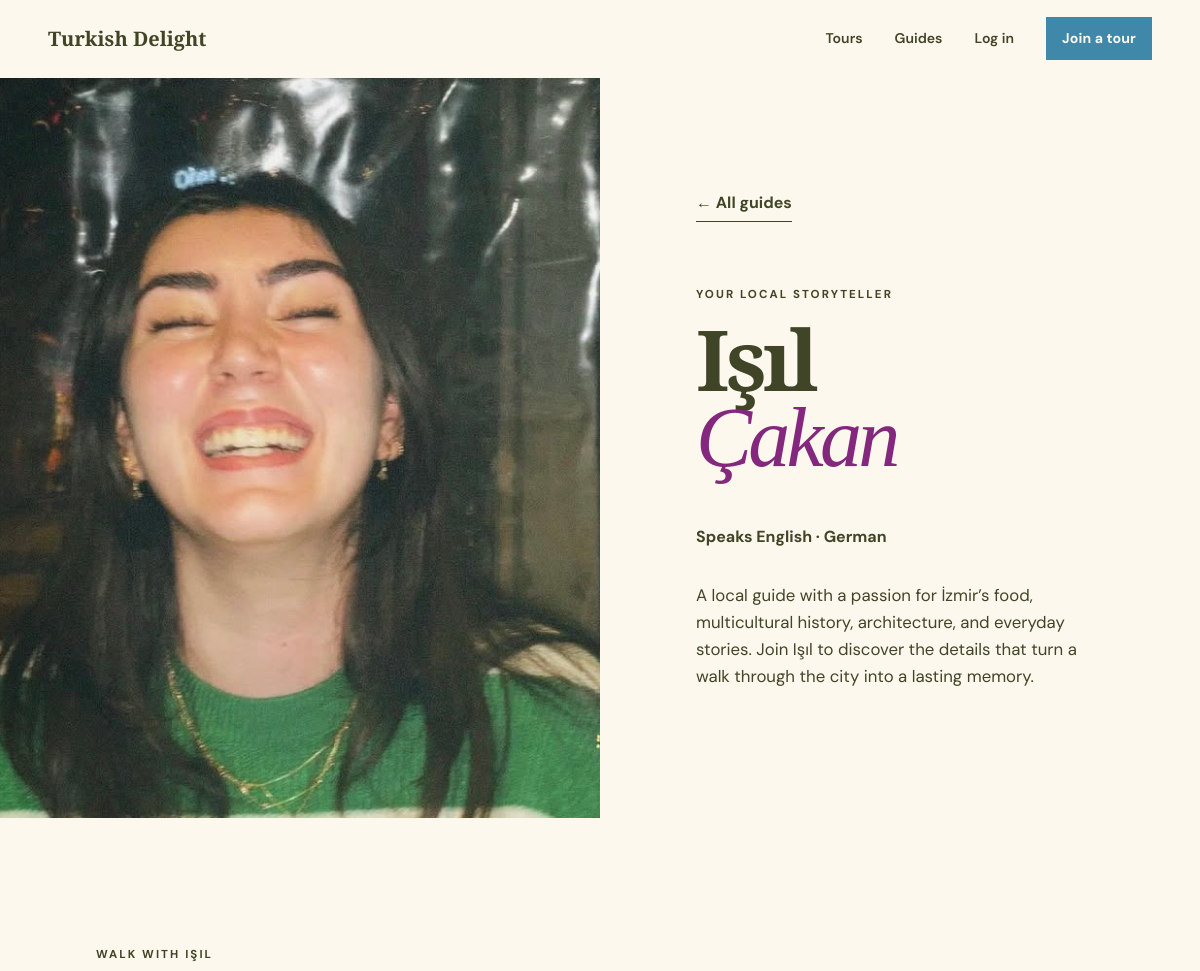
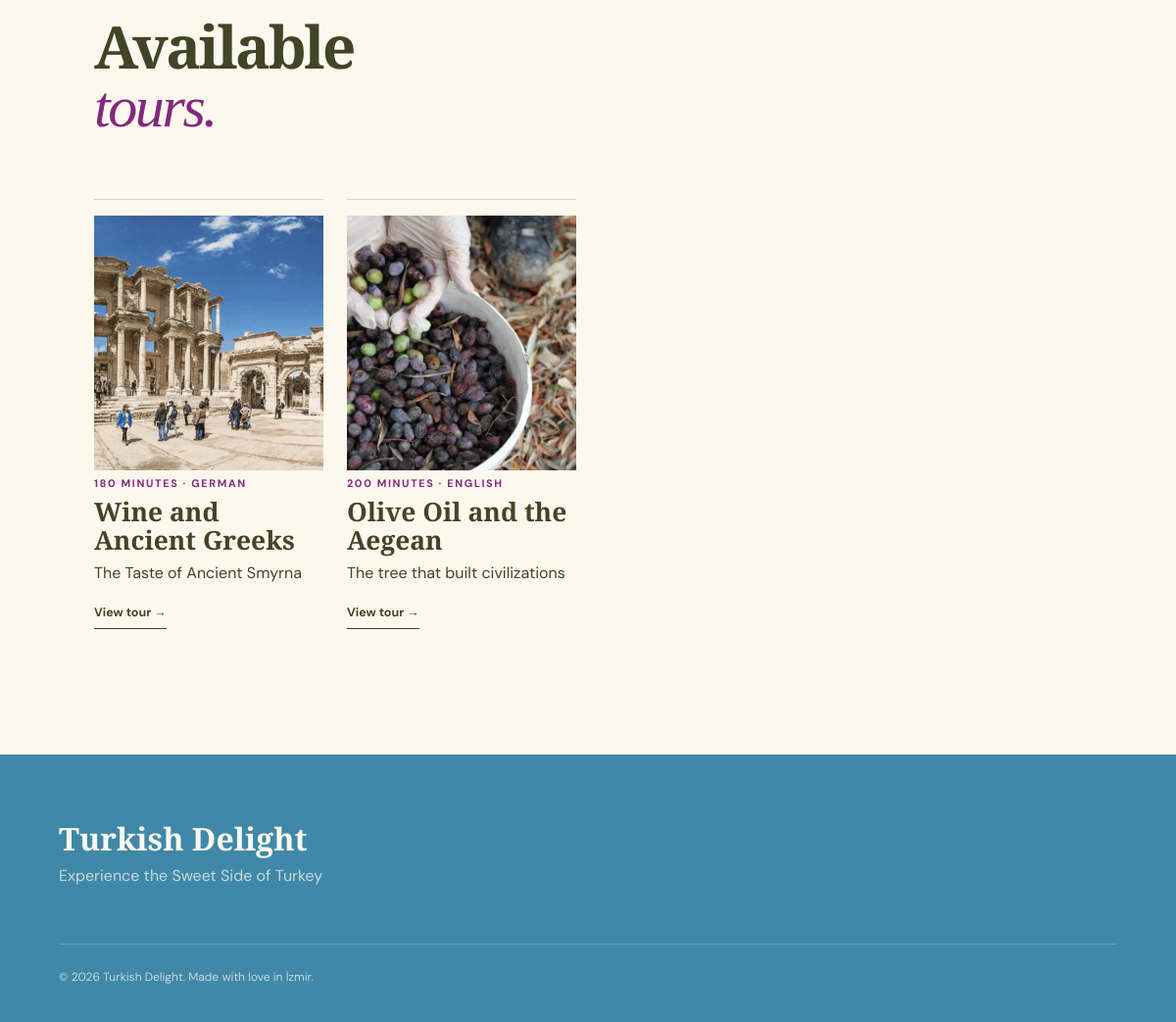
Page /guides/7 on the committed database (2 pictures, top to bottom).
### tables this page shows
CREATE TABLE "users" (
          id INTEGER PRIMARY KEY AUTOINCREMENT,
          first_name TEXT NOT NULL, last_name TEXT NOT NULL,
          email TEXT NOT NULL UNIQUE, password_hash TEXT NOT NULL,
          role TEXT NOT NULL CHECK(role IN ('guide','participant','admin')),
          languages TEXT NOT NULL DEFAULT '[]'
        , profile_photo TEXT NOT NULL DEFAULT 'GuideDefault.jpg');

CREATE TABLE tours (
  id INTEGER PRIMARY KEY AUTOINCREMENT, guide_id INTEGER NOT NULL REFERENCES users(id),
  title TEXT NOT NULL, subtitle TEXT NOT NULL, description TEXT NOT NULL, foods TEXT NOT NULL, stops TEXT NOT NULL, story_points TEXT NOT NULL,
  meeting_point TEXT NOT NULL, duration INTEGER NOT NULL CHECK(duration > 0),
  language TEXT NOT NULL, capacity INTEGER NOT NULL CHECK(capacity > 0)
);

### app.py (the view)
@app.route("/guides/<int:guide_id>")
def guide_detail(guide_id):
    guide = userdb.get_guide(get_db(), guide_id)
    if not guide:
        abort(404)
    tour_rows = tourdb.tours_for_guide(get_db(), guide_id)
    guide_tours = [tour_from_row(tour) for tour in tour_rows]
    return render_template(
        "guide_detail.html", guide=guide, tours=guide_tours,
        image=guide_image(guide.profile_photo),
    )

### app.py (called while the page is built)
def get_db():
    if "db" not in g:
        g.db = sqlite3.connect(DATABASE)
        g.db.row_factory = sqlite3.Row
        g.db.execute("PRAGMA foreign_keys = ON")
    return g.db

@app.before_request
def verify_csrf():
    if request.method == "POST" and request.form.get("csrf_token") != session.get("csrf_token"):
        abort(400, "Invalid or missing form token.")

def tour_images(tour_id):
    files = sorted((BASE_DIR / "static").glob(f"Tour{tour_id}_*"))
    return [f.name for f in files if f.is_file()]

def guide_image(filename):
    filename = filename or DEFAULT_GUIDE_IMAGE
    relative = Path(filename)
    if relative.is_absolute() or ".." in relative.parts:
        return DEFAULT_GUIDE_IMAGE
    return filename if (BASE_DIR / "static" / relative).is_file() else DEFAULT_GUIDE_IMAGE

def tour_from_row(row):
    tour = dict(row)
    tour["foods"] = json.loads(tour["foods"])
    tour["stops"] = json.loads(tour["stops"])
    tour["story_points"] = json.loads(tour["story_points"])
    tour["images"] = tour_images(tour["id"])
    tour["guide_image"] = guide_image(tour.get("guide_image"))
    return tour

### tourdb.py (called while the page is built)
def tours_for_guide(db, guide_id, summary=False):
    fields = "id,title,subtitle" if summary else "*"
    return db.execute(
        f"SELECT {fields} FROM tours WHERE guide_id=? ORDER BY id", (guide_id,)
    ).fetchall()

### user.py (called while the page is built)
    @property
    def full_name(self):
        return f"{self.first_name} {self.last_name}"

### userdb.py (called while the page is built)
def get_guide(db, guide_id):
    row = db.execute(
        "SELECT * FROM users WHERE id=? AND role='guide'", (guide_id,)
    ).fetchone()
    return User(row) if row else None

### templates/guide_detail.html (shortened to what this page needs)
{% extends "base.html" %}
{% block content %}
  <section class="public-guide-hero">
    <div class="public-guide-photo">
      <img src="{{ url_for('static', filename=image) }}" alt="{{ guide.full_name }}, Turkish Delight guide">
    </div>
    <div class="public-guide-intro">
      <a class="text-link" href="{{ url_for('guides') }}">← All guides</a>
      <p class="eyebrow">Your local storyteller</p>
      <h1>{{ guide.first_name }}<br><em>{{ guide.last_name }}</em></h1>
      <p class="guide-languages">Speaks {{ guide.languages|join(' · ') }}</p>
      <p>
        A local guide with a passion for İzmir’s food, multicultural history, architecture, and everyday stories.
        Join {{ guide.first_name }} to discover the details that turn a walk through the city into a lasting memory.
      </p>
    </div>
  </section>
  <section class="section public-guide-tours">
    <div class="section-heading">
      <div>
        <p class="eyebrow">Walk with {{ guide.first_name }}</p>
        <h2>Available<br><em>tours.</em></h2>
      </div>
    </div>
    <div class="home-tour-grid">
      {% for tour in tours %}
        <article class="home-tour-card">
          <a href="{{ url_for('tour_detail', tour_id=tour.id) }}">
            <img src="{{ url_for('static', filename=tour.images[0]) }}" alt="{{ tour.title }}">
          </a>
          <div>
            <p class="tour-meta">{{ tour.duration }} minutes · {{ tour.language }}</p>
            <h3><a href="{{ url_for('tour_detail', tour_id=tour.id) }}">{{ tour.title }}</a></h3>
            <p>{{ tour.subtitle }}</p>
            <a class="text-link" href="{{ url_for('tour_detail', tour_id=tour.id) }}">View tour →</a>
          </div>
        </article>
      {% else %}
        <div class="empty-state">
          <h3>No published tours yet.</h3>
          <p>New walking stories are coming soon.</p>
        </div>
      {% endfor %}
    </div>
  </section>
{% endblock %}

### static/styles/variables.css (style rules this page uses)
:root { --ink: #404527; --deep: #4088A9; --cream: #FDF8ED; --paper: #FDF8ED; --clay: #84287E; --gold: #CBC362; --sea: #4088A9; --line: rgba(64, 69, 39, .2); --serif: "Playfair Display", Georgia, serif; --sans: "DM Sans", Arial, sans-serif }

### static/styles/base.css (style rules this page uses)
* { box-sizing: border-box }
html { scroll-behavior: smooth }
body { margin: 0; background: var(--paper); color: var(--ink); font-family: var(--sans); font-size: 16px; line-height: 1.6 }
img { display: block; max-width: 100% }
a { color: inherit; text-decoration: none }

### static/styles/shared-components.css (style rules this page uses)
.eyebrow { text-transform: uppercase; letter-spacing: .18em; font-size: .72rem; font-weight: 700; margin: 0 0 1.5rem }
.hero h1 em, h2 em, .auth-panel h1 em, .form-page h1 em { color: var(--gold); font-weight: 500 }
.section { padding: 8rem 8vw }
h2 { font: 600 clamp(2.8rem, 5vw, 5.4rem)/.98 var(--serif); letter-spacing: -.04em; margin: 0 }
h2 em { color: var(--clay) }
.text-link { display: inline-flex; gap: .7rem; font-weight: 700; border-bottom: 1px solid; padding: 0 0 .35rem; margin-top: 1rem }
.section-heading { display: flex; justify-content: space-between; align-items: end; gap: 2rem }
.tour-meta { text-transform: uppercase; letter-spacing: .15em; font-weight: 700; font-size: .68rem; color: var(--clay) }

### static/styles/catalog.css (style rules this page uses)
.home-tour-grid { display: grid; grid-template-columns: repeat(4, 1fr); gap: 1.5rem }
.home-tour-card { border-top: 1px solid var(--line); padding-top: 1rem }
.home-tour-card img { width: 100%; height: 260px; object-fit: cover; transition: transform .4s }
.home-tour-card>a { display: block; overflow: hidden }
.home-tour-card h3 { font: 600 1.65rem/1.1 var(--serif); margin: .35rem 0 }
.home-tour-card>div>p { margin: .35rem 0 }
.home-tour-card .text-link { font-size: .78rem; margin-top: .8rem }
.guide-languages { font-weight: 700 }
.public-guide-hero { min-height: 720px; display: grid; grid-template-columns: 1fr 1fr; background: var(--cream) }
.public-guide-photo img { width: 100%; height: 100%; min-height: 720px; object-fit: cover }
.public-guide-intro { padding: 7rem 8vw; display: flex; flex-direction: column; justify-content: center }
.public-guide-intro>.text-link { align-self: flex-start; margin: 0 0 4rem }
.public-guide-intro .eyebrow { margin-bottom: 1rem }
.public-guide-intro h1 { font: 600 clamp(3.8rem, 7vw, 7rem)/.9 var(--serif); letter-spacing: -.045em; margin: 0 0 2rem }
.public-guide-intro h1 em { color: var(--clay); font-weight: 500 }
.public-guide-intro>p:last-child { max-width: 580px; font-size: 1.05rem }
.public-guide-tours .home-tour-grid { margin-top: 4rem }

### static/styles/theme-layout.css (style rules this page uses)
.home-section-head, .home-tours .filters, .home-tour-grid { position: relative; z-index: 1 }

### rows in the picture
users: profile_photo (picture), first_name "Işıl", last_name "Çakan", first_name "IŞIL"
tours: shows a picture, duration "180", language "GERMAN", title "Wine and Ancient Greeks", subtitle "The Taste of Ancient Smyrna"
tours: shows a picture, duration "200", language "ENGLISH", title "Olive Oil and the Aegean", subtitle "The tree that built civilizations"

### other values in the picture
{{ guide.languages|join(' · ') }} "English · German"
